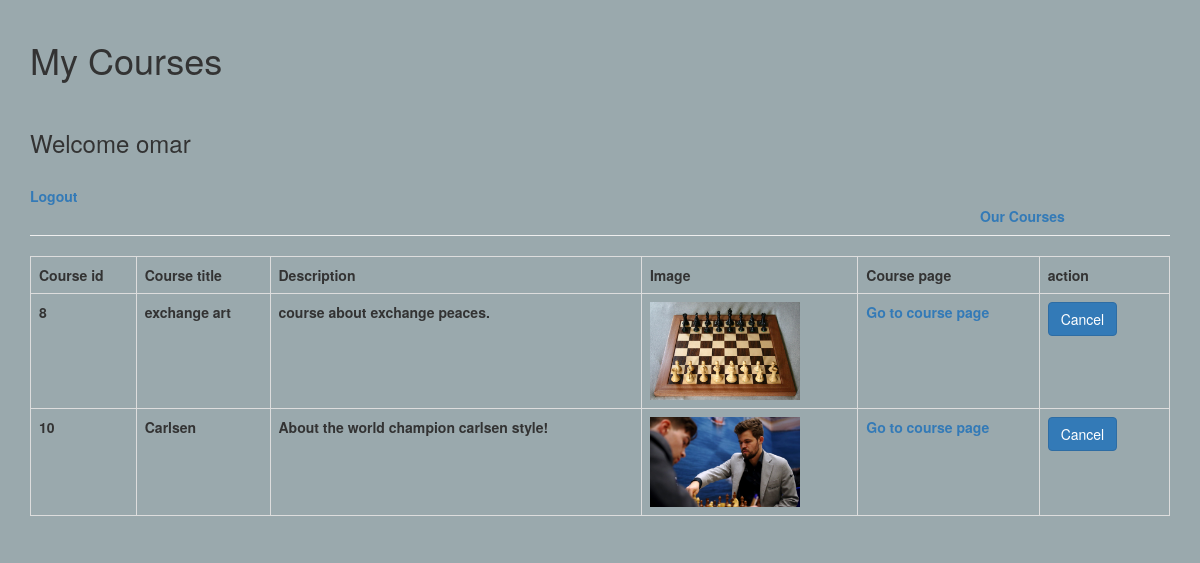
The app's page /DB/player.php (signed in) with its own data.
### tables this page shows
CREATE TABLE `courses` (
  `id` int(11) NOT NULL,
  `player_id` int(11) NOT NULL,
  `matrial_id` int(11) NOT NULL
);

CREATE TABLE `matrials` (
  `id` int(11) NOT NULL,
  `title` char(30) NOT NULL,
  `description` char(150) NOT NULL,
  `image` char(100) NOT NULL,
  `url` varchar(500) NOT NULL,
  `added_by` int(11) DEFAULT NULL
);

### DB/player.php (the view, shortened to what this page needs)
<?php
require "../helpers/db_connection.php";
$player_name = $_SESSION['user']['name'];
$player_id = $_SESSION['user']['id'];
$sql = "select * from users inner join courses on users.id = courses.player_id
inner join matrials on courses.matrial_id = matrials.id where player_id = $player_id";
$op  = mysqli_query($con,$sql);
?>
<!DOCTYPE html>
<html>
<head>
    <link rel="stylesheet" href="https://maxcdn.bootstrapcdn.com/bootstrap/3.3.7/css/bootstrap.min.css" />
</head>
<body>
    <div class="container">
        <div class="page-header">
            <h1>My Courses </h1>
            <br>
            <h3>Welcome <?php echo $player_name;?></h3>
            <br>
            <a href="logout.php">Logout</a>
            <div style="padding-left:950px"><a href="courses.php" >Our Courses</a></div>
        </div>
        <table class='table table-hover table-responsive table-bordered'>
            <tr>
                <th>Course id</th>
                <th>Course title</th>
                <th>Description</th>
                <th>Image</th>
                <th>Course page</th>
                <th>action</th>
            </tr>
            <?php while($data = mysqli_fetch_assoc($op)) {?>
            <tr>
                <td><?php echo $data['matrial_id'];?></td>
                <td><?php echo $data['title'];?></td>
                <td><?php echo $data['description'];?></td>
                <td><?php echo "<img src = matrials/uploads/".$data['image']." width = 150px>";?></td>
                <td><?php echo "<a href=".$data['url']." target='_blank'>Go to course page</a>"?></td>
                <td><a href='cancel.php?id=<?php echo $data['id'];?>' class='btn btn-primary m-r-1em'>Cancel</a></td>
            </tr>
             <?php }?>
        </table>
    </div>
</body>
</html>

### DB/player.php (style rules this page uses)
body { background-color:#9aa9ad; font-weight:bold; }
.m-r-1em { margin-right: 1em; }

### records on screen
courses: matrial "8", matrial.title "exchange art", matrial.description "course about exchange peaces.", matrial.image (picture)
courses: matrial "10", matrial.title "Carlsen", matrial.description "About the world champion carlsen style!", matrial.image (picture)

### other values on screen
$player_name "omar"
